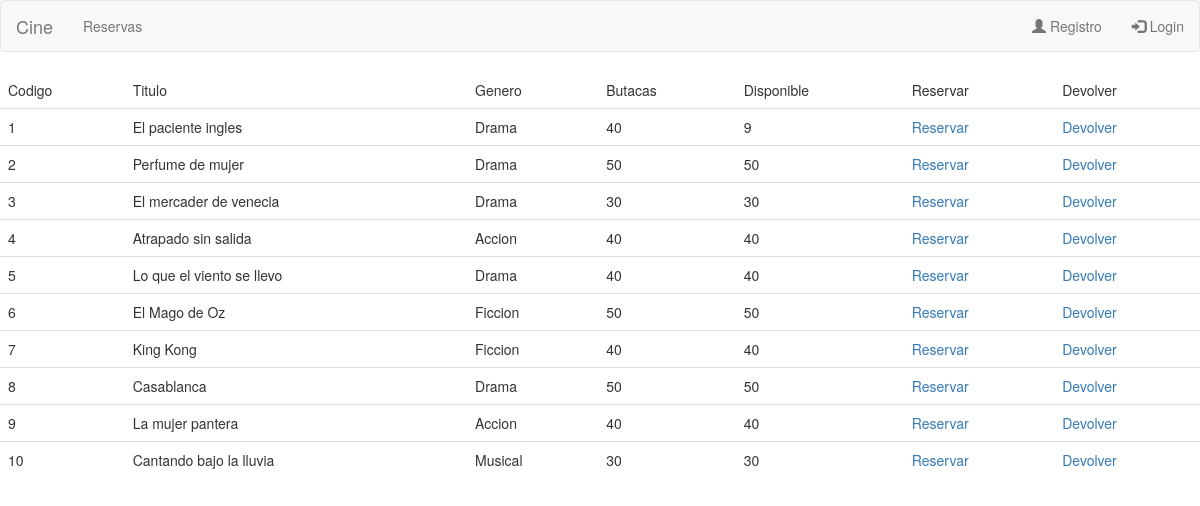
The page /1/lab/reporte.php on the database its author committed.
### tables this page shows
CREATE TABLE IF NOT EXISTS `peliculas` (
  `cod_pelicula` int(10) unsigned NOT NULL AUTO_INCREMENT,
  `nombre` varchar(45) NOT NULL DEFAULT '',
  `genero` varchar(45) NOT NULL DEFAULT '',
  `descripcion` varchar(200) NOT NULL DEFAULT '',
  `butacas` int(10) unsigned NOT NULL DEFAULT '0',
  `disponibles` int(10) unsigned NOT NULL DEFAULT '0',
  PRIMARY KEY (`cod_pelicula`)
);

### 1/lab/Pelicula.php (called while the page is built, shortened)
<?php
class Pelicula {
	function __construct($cod)
	{
		$hostname 	=	'localhost';
		$username 	= 	'root';
		$password	= 	'';
		$dbname 	= 	'phpdb';
		$this->pdo = new PDO("mysql:host=$hostname;dbname=$dbname", $username, $password);
		$stmt = $this->pdo->prepare("SELECT * FROM peliculas WHERE cod_pelicula=:cod");
		$stmt->bindValue(":cod",$cod);
		$stmt->execute();
		$result = $stmt->fetch();
		$this->codigo=$result['cod_pelicula'];
		$this->titulo=$result['nombre'];
		$this->genero=$result['genero'];
		$this->butacas=$result['butacas'];
		$this->disponibles=$result['disponibles'];
	}
}
?>

### 1/lab/reporte.php (the view, shortened to what this page needs)
<?php
include("Pelicula.php");
require 'share/header.php';
$hostname 	=	'localhost';
$username 	= 	'root';
$password	= 	'';
$dbname 	= 	'phpdb';
$pdo = new PDO("mysql:host=$hostname;dbname=$dbname", $username, $password);
$stmt = $pdo->query("SELECT cod_pelicula FROM peliculas");
?>
<table class="table table-hover">
	<thead class="thead">
		<tr>
			<td>Codigo</td>
			<td>Titulo</td>
			<td>Genero</td>
			<td>Butacas</td>
			<td>Disponible</td>
			<td>Reservar</td>
			<td>Devolver</td>
		</tr>
	</thead>
	<tbody>
<?php
while($campos=$stmt->fetch(PDO::FETCH_ASSOC))
{
	$pelicula = new Pelicula($campos['cod_pelicula']);
?>
		<tr>
			<td><?php echo $pelicula->codigo ?></td>
			<td><?php echo $pelicula->titulo ?></td>
			<td><?php echo $pelicula->genero ?></td>
			<td><?php echo $pelicula->butacas ?></td>
			<td><?php echo $pelicula->disponibles ?></td>
			<td><a href="reporte.php?reserva=<?php echo $pelicula->codigo ?>">Reservar</a></td>
			<td><a href="reporte.php?devuelve=<?php echo $pelicula->codigo ?>">Devolver</a></td>
		</tr>
<?php } ?>
	</tbody>
</table>
<?php require 'share/footer.php'; ?>

### 1/lab/share/header.php (shortened to what this page needs)
<!DOCTYPE html>
<html lang="en">
<head>
  	<link rel="stylesheet" href="https://maxcdn.bootstrapcdn.com/bootstrap/3.3.7/css/bootstrap.min.css">
</head>
<body>
	<nav class="navbar navbar-default">
		<div class="container-fluid">
		    <div class="navbar-header">
		      	<a class="navbar-brand" href="#">Cine</a>
		    </div>
		    <ul class="nav navbar-nav" id="tabMenu">
		      	<li><a href="reporte.php">Reservas</a></li>
		    </ul>
		    <ul class="nav navbar-nav navbar-right">
		    	<?php if (isset($_SESSION['Usuario'])):
		    		$myUsuario = json_decode($_SESSION['Usuario']);
		    	?>
		    		<li><a href="javascript:void(0)"><span class="glyphicon glyphicon-user"></span> <?php echo $myUsuario->nombre; ?></a></li>
		    		<li><a href="javascript:void(0)" onclick="logout()"> Cerrar sesión</a></li>
		    	<?php else: ?>
		    		<li><a href="registro.php"><span class="glyphicon glyphicon-user"></span> Registro</a></li>
		      		<li><a href="login.php"><span class="glyphicon glyphicon-log-in"></span> Login</a></li>
		    	<?php endif ?>
		    </ul>
		</div>
	</nav>

### 1/lab/share/footer.php (shortened to what this page needs)
</body>
</html>

### rows shown on the page
peliculas: cod_pelicula "1", nombre "El paciente ingles", genero "Drama", butacas "40", disponibles "9"
peliculas: cod_pelicula "2", nombre "Perfume de mujer", genero "Drama", butacas "50", disponibles "50"
peliculas: cod_pelicula "3", nombre "El mercader de venecia", genero "Drama", butacas "30", disponibles "30"
peliculas: cod_pelicula "4", nombre "Atrapado sin salida", genero "Accion", butacas "40", disponibles "40"
peliculas: cod_pelicula "5", nombre "Lo que el viento se llevo", genero "Drama", butacas "40", disponibles "40"
peliculas: cod_pelicula "6", nombre "El Mago de Oz", genero "Ficcion", butacas "50", disponibles "50"
peliculas: cod_pelicula "7", nombre "King Kong", genero "Ficcion", butacas "40", disponibles "40"
peliculas: cod_pelicula "8", nombre "Casablanca", genero "Drama", butacas "50", disponibles "50"
peliculas: cod_pelicula "9", nombre "La mujer pantera", genero "Accion", butacas "40", disponibles "40"
peliculas: cod_pelicula "10", nombre "Cantando bajo la lluvia", genero "Musical", butacas "30", disponibles "30"
